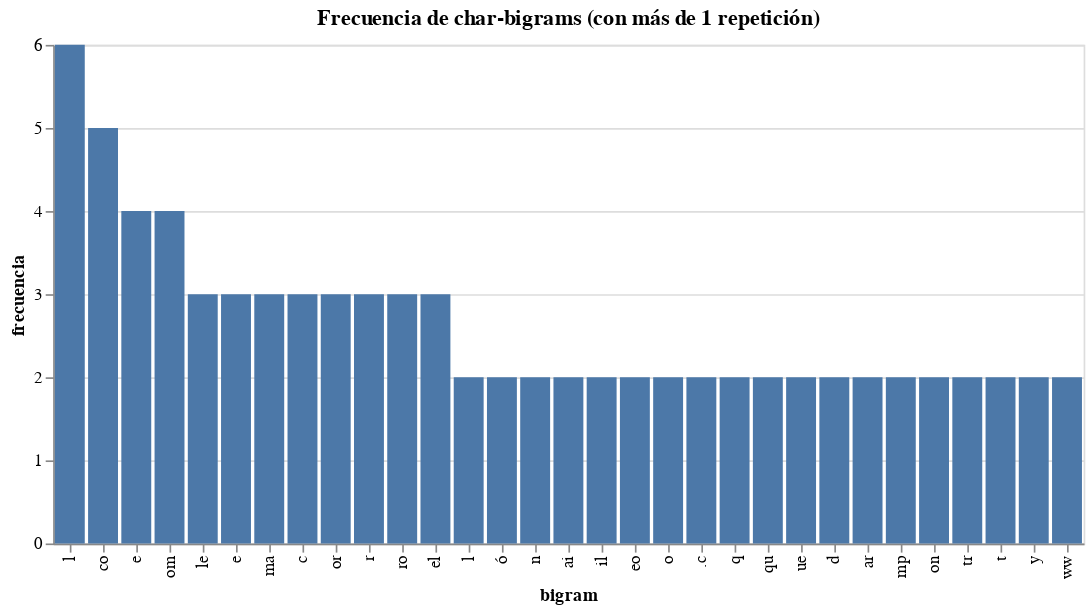

Notebook source saved alongside this figure:
### Code cell
# plot
alt.Chart(source[source.frecuencia>1]).mark_bar().encode(
    alt.X("bigram",sort="-y"),
    y="frecuencia",
    tooltip=["bigram","chr_1","chr_2","frecuencia"]
).properties(
    title="Frecuencia de char-bigrams (con más de 1 repetición)"
)

### Figure 1 — Vega-Lite specification as saved in the notebook (floating-point values rounded to 4 significant figures)
{"$schema": "https://vega.github.io/schema/vega-lite/v4.17.0.json", "config": {"view": {"continuousHeight": 300, "continuousWidth": 400}}, "data": {"name": "data-728d7cae60853d9a2cefcf2bcab41063"}, "datasets": {"data-728d7cae60853d9a2cefcf2bcab41063": [{"bigram": "e ", "chr_1": "e", "chr_2": " ", "frecuencia": 4}, {"bigram": " l", "chr_1": " ", "chr_2": "l", "frecuencia": 2}, {"bigram": "le", "chr_1": "l", "chr_2": "e", "frecuencia": 3}, {"bigram": "ó ", "chr_1": "ó", "chr_2": " ", "frecuencia": 2}, {"bigram": "n ", "chr_1": "n", "chr_2": " ", "frecuencia": 2}, {"bigram": " e", "chr_1": " ", "chr_2": "e", "frecuencia": 3}, {"bigram": "ma", "chr_1": "m", "chr_2": "a", "frecuencia": 3}, {"bigram": "ai", "chr_1": "a", "chr_2": "i", "frecuencia": 2}, {"bigram": "il", "chr_1": "i", "chr_2": "l", "frecuencia": 2}, {"bigram": "l ", "chr_1": "l", "chr_2": " ", "frecuencia": 6}, {"bigram": " c", "chr_1": " ", "chr_2": "c", "frecuencia": 3}, {"bigram": "co", "chr_1": "c", "chr_2": "o", "frecuencia": 5}, {"bigram": "or", "chr_1": "o", "chr_2": "r", "frecuencia": 3}, {"bigram": "eo", "chr_1": "e", "chr_2": "o", "frecuencia": 2}, {"bigram": "o ", "chr_1": "o", "chr_2": " ", "frecuencia": 2}, {"bigram": ".c", "chr_1": ".", "chr_2": "c", "frecuencia": 2}, {"bigram": "om", "chr_1": "o", "chr_2": "m", "frecuencia": 4}, {"bigram": " q", "chr_1": " ", "chr_2": "q", "frecuencia": 2}, {"bigram": "qu", "chr_1": "q", "chr_2": "u", "frecuencia": 2}, {"bigram": "ue", "chr_1": "u", "chr_2": "e", "frecuencia": 2}, {"bigram": " d", "chr_1": " ", "chr_2": "d", "frecuencia": 2}, {"bigram": "r ", "chr_1": "r", "chr_2": " ", "frecuencia": 3}, {"bigram": "ar", "chr_1": "a", "chr_2": "r", "frecuencia": 2}, {"bigram": "ro", "chr_1": "r", "chr_2": "o", "frecuencia": 3}, {"bigram": "mp", "chr_1": "m", "chr_2": "p", "frecuencia": 2}, {"bigram": "el", "chr_1": "e", "chr_2": "l", "frecuencia": 3}, {"bigram": "on", "chr_1": "o", "chr_2": "n", "frecuencia": 2}, {"bigram": "tr", "chr_1": "t", "chr_2": "r", "frecuencia": 2}, {"bigram": " t", "chr_1": " ", "chr_2": "t", "frecuencia": 2}, {"bigram": "y ", "chr_1": "y", "chr_2": " ", "frecuencia": 2}, {"bigram": "ww", "chr_1": "w", "chr_2": "w", "frecuencia": 2}]}, "encoding": {"tooltip": [{"field": "bigram", "type": "nominal"}, {"field": "chr_1", "type": "nominal"}, {"field": "chr_2", "type": "nominal"}, {"field": "frecuencia", "type": "quantitative"}], "x": {"field": "bigram", "sort": "-y", "type": "nominal"}, "y": {"field": "frecuencia", "type": "quantitative"}}, "mark": "bar", "title": "Frecuencia de char-bigrams (con más de 1 repetición)"}
